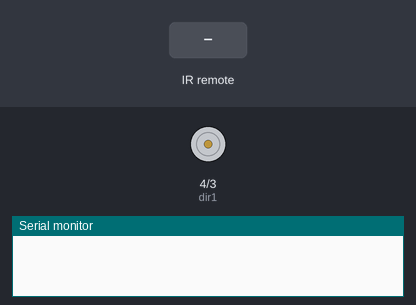
Simulated run of this sketch. Board: Arduino Uno, built with avr-gcc and run on an emulated ATmega328P. On the bench: motor-driver pin pairs drawn as motors (green arrow = first pin HIGH = forward, orange = second pin HIGH = backward, longer = more drive, scaled by the enable pin), the last lines printed to the serial monitor. The test bench sets the inputs (shaded band).

Above: at 1.2 s.
1.3 s: infrared code 0xFFA25D received
At 2.5 s:
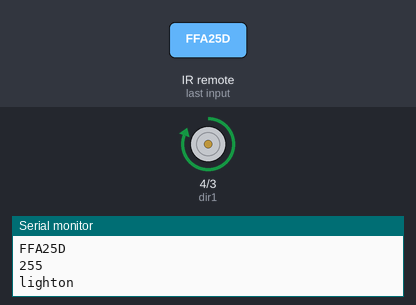
2.8 s: infrared code 0xFFA857 received
At 3.7 s:
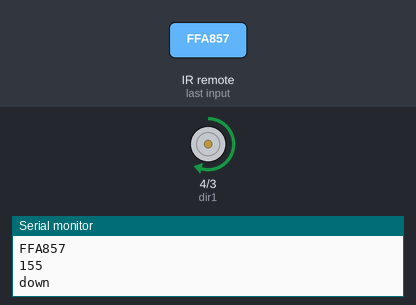
4.3 s: infrared code 0xFF629D received
At 4.8 s:
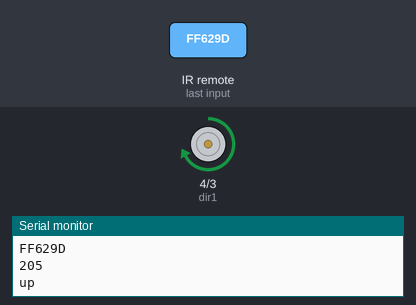
5.8 s: infrared code 0xFF22DD received
At 6.3 s:
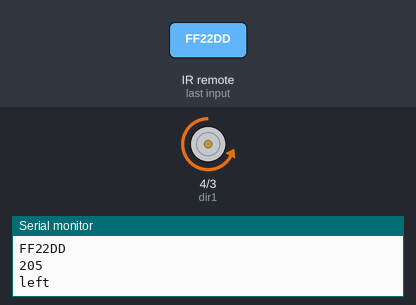
7.3 s: infrared code 0xFFA25D received
At 8.3 s:
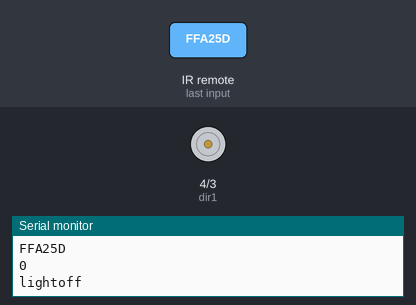
8.8 s: infrared code 0xFFC23D received
Timing chart, 0 to 11.3 s (numbered marks = the images above; inputs shaded):
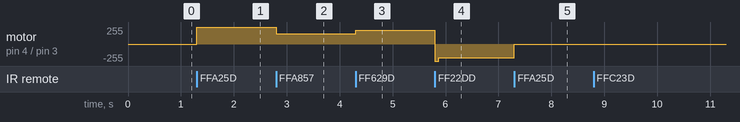

The sketch:

66-irremote-dc.ino
```cpp
// switch motor on and off with remote
// Vol+ an - changes speed
// fwd and rew changes direction

// wrap wires of motor, and connect remote to Arduino
// to reduce static

#include <IRremote.h>
int IRpin=11;
// Create IRremote object
IRrecv IR(IRpin);
// Put signal from IR sensor to cmd
decode_results cmd;

//byte remoteOn=0xFFA25D;
String myCom;

boolean on=false;
int velocity=255;

// motor controller
int speedPin=5; // pin1 on chip - EN1
int dir1=4; // pin2 on chip - IN1
int dir2=3; // pin7 on chip - IN2
int mSpeed=255;             // 100 - 255
boolean engineStarted = false;

void setup() {
  // put your setup code here, to run once:
Serial.begin(9600);
IR.enableIRIn();

pinMode(speedPin, OUTPUT);
pinMode(dir1, OUTPUT);
pinMode(dir2, OUTPUT);
}

void loop() {
  // put your main code here, to run repeatedly:
  // The & symbol passes the address of the variable into the function
  // so it can be editted
  // brings the value returned by IR.decode() into cmd
while (IR.decode(&cmd)==0){
// wait till someone presses button
}
Serial.println(cmd.value,HEX);

switch(cmd.value){
  case 0xFFA25D:
  if (!on){
  myCom="lighton";
  velocity=255;
  setRight();
  kickStart();
  on= true;
}
else if (on){
  myCom="lightoff";
  //Serial.println(myCom);
  velocity=0;
  //analogWrite(redPin, 0);
  on= false;
}
break;

case 0xFF629D:
  myCom="up";
  velocity+=50;
  if (velocity>255){
    velocity=255;
    //analogWrite(redPin, velocity);
  }
break;

case 0xFFA857:
  myCom="down";
  //Serial.println(myCom);
  velocity-=100;
  if (velocity<25){
    velocity=25;
    //analogWrite(redPin, velocity);
  }
  break;

case 0xFF22DD:
  myCom="left";
  //Serial.println(myCom);
  setLeft();
  while (!engineStarted){
  kickStart();
  engineStarted = true;
  }
  break;

case 0xFFC23D:
  myCom="right";
  //Serial.println(myCom);
  setRight();
  while (!engineStarted){
  kickStart();
  engineStarted = true;
  }

  break;

  default:
  Serial.println("other button pressed");
break;
}

  Serial.println(velocity);
  Serial.println(myCom);
  keepRunning();

IR.resume(); // start reading again);

}

void setRight(){
  digitalWrite(dir1, HIGH);
  digitalWrite(dir2, LOW); // have to be opposite
}

void setLeft(){
  digitalWrite(dir1, LOW);
  digitalWrite(dir2, HIGH); // have to be opposite
}

void kickStart(){
  analogWrite(speedPin, mSpeed);
delay(75); // kick start
}

void keepRunning(){
  analogWrite(speedPin,velocity);
delay(500);
}
```

Measured:
- after the input at 1.3 s, motor on pin 4 (dir1) / pin 3 (dir2): stopped → forward 255/255 at once
- after the input at 2.8 s, motor on pin 4 (dir1) / pin 3 (dir2): forward 255/255 → forward 155/255 at once
- after the input at 4.3 s, motor on pin 4 (dir1) / pin 3 (dir2): forward 155/255 → forward 205/255 at once
- after the input at 5.8 s, motor on pin 4 (dir1) / pin 3 (dir2): forward 205/255 → backward 255/255 at once, → backward 205/255 0.08 s later
- after the input at 7.3 s, motor on pin 4 (dir1) / pin 3 (dir2): backward 205/255 → stopped at once
